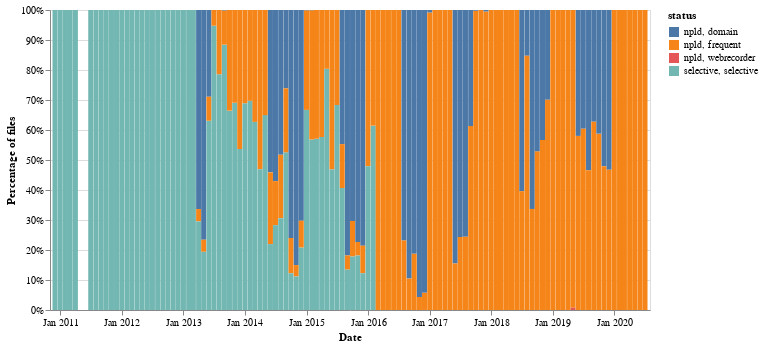

The notebook cell this image was saved under:
### Code cell
alt.Chart(df).mark_bar().encode(
    x=alt.X('dates:T', axis = alt.Axis(title='Date', format=("%b %Y"))),
    y=alt.Y('count', stack="normalize", axis=alt.Axis(title='Percentage of files', format='%')),
    color='status:N',
    tooltip=[alt.Tooltip('dates:T', format='%A, %e %B %Y'),'status:N', 'count', 'bytes']
).properties(width=600)

### Figure 1 — Vega-Lite specification as saved in the notebook (floating-point values rounded to 4 significant figures; data arrays with more than 128 entries replaced by an {"elided": "..."} marker saying what was removed)
{"config": {"view": {"continuousWidth": 400, "continuousHeight": 300}}, "data": {"name": "data-7f882eb1083910c463511a50d4930bb4"}, "mark": "bar", "encoding": {"color": {"type": "nominal", "field": "status"}, "tooltip": [{"type": "temporal", "field": "dates", "format": "%A, %e %B %Y"}, {"type": "nominal", "field": "status"}, {"type": "quantitative", "field": "count"}, {"type": "quantitative", "field": "bytes"}], "x": {"type": "temporal", "axis": {"format": "%b %Y", "title": "Date"}, "field": "dates"}, "y": {"type": "quantitative", "axis": {"format": "%", "title": "Percentage of files"}, "field": "count", "stack": "normalize"}}, "width": 600, "$schema": "https://vega.github.io/schema/vega-lite/v4.8.1.json", "datasets": {"data-7f882eb1083910c463511a50d4930bb4": {"elided": "195 records"}}}
